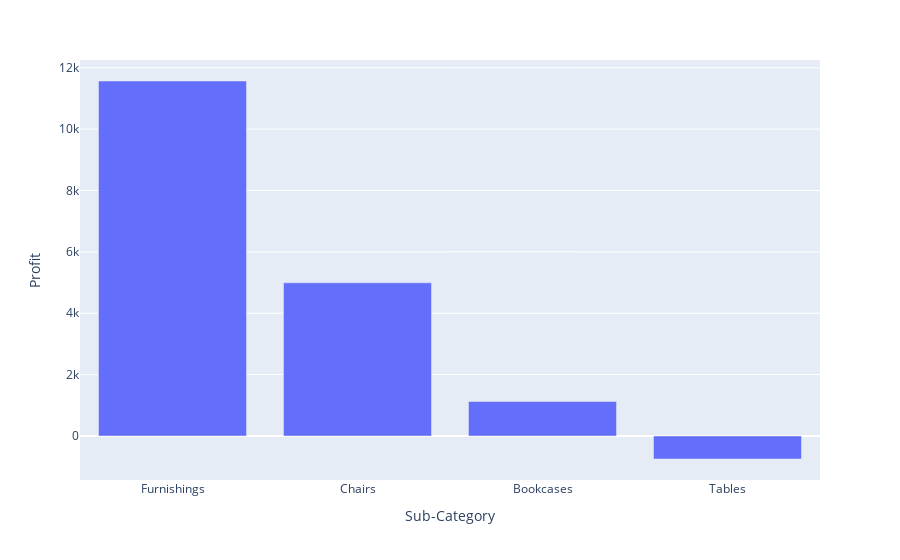

Notebook code cell kept with this figure:
### Code cell
import plotly.express as px

fig = px.bar(subprofit, x='Sub-Category', y='Profit')
fig.show()

### Figure 1 — Plotly figure (JSON) as saved in the notebook; plotly's stock layout.template omitted (floating-point values rounded to 4 significant figures)
{"data": [{"alignmentgroup": "True", "hovertemplate": "Sub-Category=%{x}<br>Profit=%{y}<extra></extra>", "legendgroup": "", "marker": {"color": "#636efa", "pattern": {"shape": ""}}, "name": "", "offsetgroup": "", "orientation": "v", "showlegend": false, "textposition": "auto", "type": "bar", "x": ["Furnishings", "Chairs", "Bookcases", "Tables"], "xaxis": "x", "y": [11570.0, 4992.0, 1126.0, -749.6], "yaxis": "y"}], "layout": {"barmode": "relative", "legend": {"tracegroupgap": 0}, "margin": {"t": 60}, "xaxis": {"anchor": "y", "domain": [0, 1], "title": {"text": "Sub-Category"}}, "yaxis": {"anchor": "x", "domain": [0, 1], "title": {"text": "Profit"}}}}
